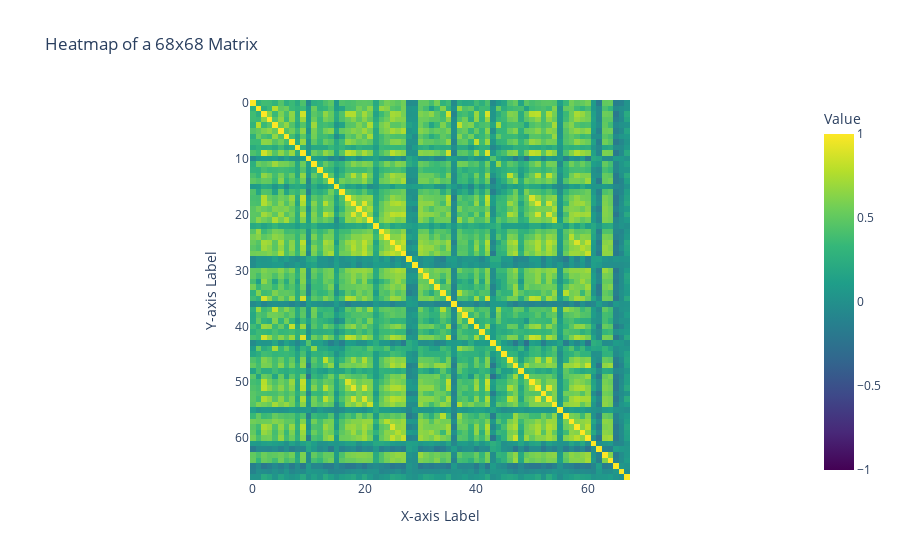

The code cell stored with this chart in its notebook:
### Code cell
#0, 2, 15

fig = px.imshow(
    cortical_FC[15],
    color_continuous_scale="Viridis",  # You can use other color scales like "Cividis", "Plasma", etc.
    labels={"x": "X-axis Label", "y": "Y-axis Label", "color": "Value"},
    title="Heatmap of a 68x68 Matrix",
    zmin=-1,
    zmax=1
)

# Show the heatmap
fig.show()

### Figure 1 — Plotly figure (JSON) as saved in the notebook; plotly's stock layout.template omitted (floating-point values rounded to 4 significant figures; data arrays with more than 128 entries replaced by an {"elided": "..."} marker saying what was removed)
{"data": [{"coloraxis": "coloraxis", "hovertemplate": "X-axis Label: %{x}<br>Y-axis Label: %{y}<br>Value: %{z}<extra></extra>", "name": "0", "type": "heatmap", "xaxis": "x", "yaxis": "y", "z": {"elided": "68x68 float values"}}], "layout": {"coloraxis": {"cmax": 1, "cmin": -1, "colorbar": {"title": {"text": "Value"}}, "colorscale": [[0, "#440154"], [0.1111, "#482878"], [0.2222, "#3e4989"], [0.3333, "#31688e"], [0.4444, "#26828e"], [0.5556, "#1f9e89"], [0.6667, "#35b779"], [0.7778, "#6ece58"], [0.8889, "#b5de2b"], [1, "#fde725"]]}, "title": {"text": "Heatmap of a 68x68 Matrix"}, "xaxis": {"anchor": "y", "constrain": "domain", "domain": [0, 1], "scaleanchor": "y", "title": {"text": "X-axis Label"}}, "yaxis": {"anchor": "x", "autorange": "reversed", "constrain": "domain", "domain": [0, 1], "title": {"text": "Y-axis Label"}}}}
